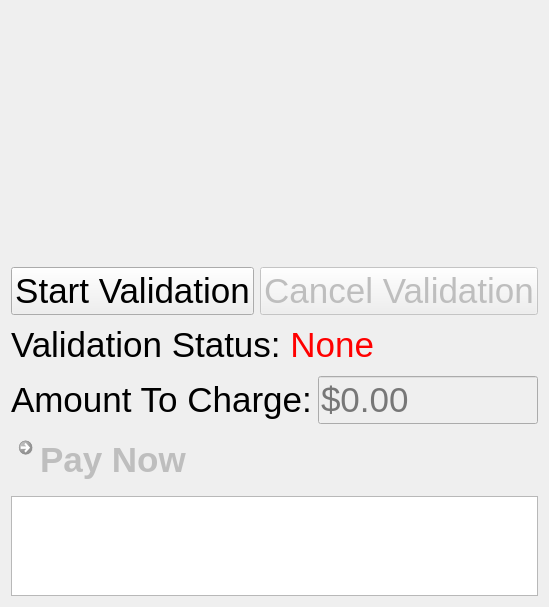
<?xml version="1.0" encoding="UTF-8"?>
<ui version="4.0">
 <class>MainWindow</class>
 <widget class="QMainWindow" name="MainWindow">
  <property name="geometry">
   <rect>
    <x>0</x>
    <y>0</y>
    <width>540</width>
    <height>607</height>
   </rect>
  </property>
  <property name="windowTitle">
   <string>MainWindow</string>
  </property>
  <widget class="QWidget" name="W0">
   <layout class="QVBoxLayout" name="L0">
    <item>
     <widget class="QWidget" name="W1" native="true">
      <layout class="QHBoxLayout" name="L1">
       <property name="leftMargin">
        <number>0</number>
       </property>
       <property name="topMargin">
        <number>0</number>
       </property>
       <property name="rightMargin">
        <number>0</number>
       </property>
       <property name="bottomMargin">
        <number>0</number>
       </property>
       <item>
        <widget class="QWidget" name="W2" native="true">
         <layout class="QVBoxLayout" name="L2">
          <property name="leftMargin">
           <number>0</number>
          </property>
          <property name="topMargin">
           <number>0</number>
          </property>
          <property name="rightMargin">
           <number>0</number>
          </property>
          <property name="bottomMargin">
           <number>0</number>
          </property>
          <item>
           <widget class="QWidget" name="widget_2" native="true">
            <layout class="QHBoxLayout" name="horizontalLayout_2">
             <property name="spacing">
              <number>12</number>
             </property>
             <property name="leftMargin">
              <number>0</number>
             </property>
             <property name="topMargin">
              <number>0</number>
             </property>
             <property name="rightMargin">
              <number>0</number>
             </property>
             <property name="bottomMargin">
              <number>0</number>
             </property>
             <item>
              <widget class="QLabel" name="logo">
               <property name="minimumSize">
                <size>
                 <width>186</width>
                 <height>240</height>
                </size>
               </property>
               <property name="text">
                <string/>
               </property>
               <property name="pixmap">
                <pixmap resource="mainwindow.qrc">:/Sxkq4ox.png</pixmap>
               </property>
               <property name="scaledContents">
                <bool>true</bool>
               </property>
              </widget>
             </item>
             <item>
              <widget class="QCameraViewfinder" name="viewFinder" native="true">
               <property name="minimumSize">
                <size>
                 <width>320</width>
                 <height>240</height>
                </size>
               </property>
              </widget>
             </item>
            </layout>
           </widget>
          </item>
          <item>
           <widget class="QWidget" name="W3" native="true">
            <layout class="QVBoxLayout" name="L4">
             <property name="leftMargin">
              <number>0</number>
             </property>
             <property name="topMargin">
              <number>10</number>
             </property>
             <property name="rightMargin">
              <number>0</number>
             </property>
             <property name="bottomMargin">
              <number>0</number>
             </property>
             <item>
              <widget class="QWidget" name="widget" native="true">
               <layout class="QHBoxLayout" name="horizontalLayout">
                <property name="leftMargin">
                 <number>0</number>
                </property>
                <property name="topMargin">
                 <number>0</number>
                </property>
                <property name="rightMargin">
                 <number>0</number>
                </property>
                <property name="bottomMargin">
                 <number>0</number>
                </property>
                <item>
                 <widget class="QPushButton" name="startButton">
                  <property name="font">
                   <font>
                    <pointsize>26</pointsize>
                   </font>
                  </property>
                  <property name="text">
                   <string>Start Validation</string>
                  </property>
                 </widget>
                </item>
                <item>
                 <widget class="QPushButton" name="cancelButton">
                  <property name="enabled">
                   <bool>false</bool>
                  </property>
                  <property name="font">
                   <font>
                    <pointsize>26</pointsize>
                   </font>
                  </property>
                  <property name="text">
                   <string>Cancel Validation</string>
                  </property>
                 </widget>
                </item>
               </layout>
              </widget>
             </item>
             <item>
              <widget class="QLabel" name="text_label">
               <property name="font">
                <font>
                 <pointsize>26</pointsize>
                </font>
               </property>
               <property name="text">
                <string>Validation Status: &lt;font color='red'&gt;None&lt;/font&gt;</string>
               </property>
              </widget>
             </item>
             <item>
              <widget class="QWidget" name="W4" native="true">
               <layout class="QHBoxLayout" name="L5">
                <property name="leftMargin">
                 <number>0</number>
                </property>
                <property name="topMargin">
                 <number>0</number>
                </property>
                <property name="rightMargin">
                 <number>0</number>
                </property>
                <property name="bottomMargin">
                 <number>0</number>
                </property>
                <item>
                 <widget class="QLabel" name="total_price">
                  <property name="font">
                   <font>
                    <pointsize>26</pointsize>
                   </font>
                  </property>
                  <property name="text">
                   <string>Amount To Charge:</string>
                  </property>
                 </widget>
                </item>
                <item>
                 <widget class="QLineEdit" name="total_price_edit">
                  <property name="enabled">
                   <bool>false</bool>
                  </property>
                  <property name="font">
                   <font>
                    <pointsize>26</pointsize>
                   </font>
                  </property>
                  <property name="placeholderText">
                   <string>$0.00</string>
                  </property>
                  <property name="clearButtonEnabled">
                   <bool>true</bool>
                  </property>
                 </widget>
                </item>
               </layout>
              </widget>
             </item>
             <item>
              <widget class="QCommandLinkButton" name="pay_button">
               <property name="enabled">
                <bool>false</bool>
               </property>
               <property name="font">
                <font>
                 <pointsize>26</pointsize>
                </font>
               </property>
               <property name="text">
                <string>Pay Now</string>
               </property>
               <property name="icon">
                <iconset resource="mainwindow.qrc">
                 <normaloff>:/FullResSquareLogo.png</normaloff>:/FullResSquareLogo.png</iconset>
               </property>
               <property name="iconSize">
                <size>
                 <width>50</width>
                 <height>50</height>
                </size>
               </property>
              </widget>
             </item>
            </layout>
           </widget>
          </item>
         </layout>
        </widget>
       </item>
      </layout>
     </widget>
    </item>
    <item>
     <widget class="QPlainTextEdit" name="console">
      <property name="maximumSize">
       <size>
        <width>16777215</width>
        <height>100</height>
       </size>
      </property>
      <property name="font">
       <font>
        <pointsize>16</pointsize>
       </font>
      </property>
      <property name="undoRedoEnabled">
       <bool>false</bool>
      </property>
      <property name="lineWrapMode">
       <enum>QPlainTextEdit::NoWrap</enum>
      </property>
      <property name="readOnly">
       <bool>true</bool>
      </property>
     </widget>
    </item>
   </layout>
  </widget>
 </widget>
 <layoutdefault spacing="6" margin="11"/>
 <customwidgets>
  <customwidget>
   <class>QCameraViewfinder</class>
   <extends>QWidget</extends>
   <header>qcameraviewfinder.h</header>
   <container>1</container>
  </customwidget>
 </customwidgets>
 <resources>
  <include location="mainwindow.qrc"/>
 </resources>
 <connections/>
</ui>
